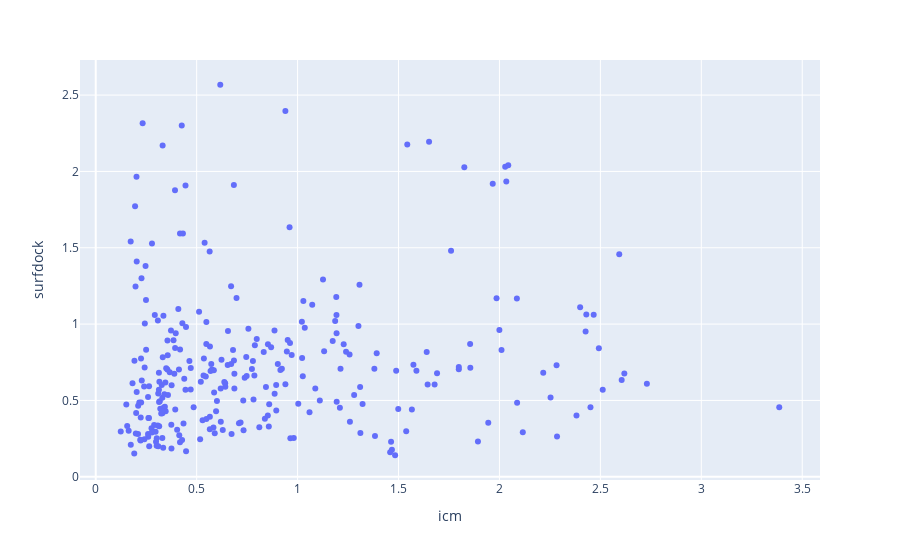

Here is the notebook cell this chart was saved with:
### Code cell
fig = px.scatter(
    pivot_df,
    x="icm",
    y="surfdock",
    hover_name=pivot_df.index
)
fig.show()

### Figure 1 — Plotly figure (JSON) as saved in the notebook; plotly's stock layout.template omitted (floating-point values rounded to 4 significant figures; data arrays with more than 128 entries replaced by an {"elided": "..."} marker saying what was removed)
{"data": [{"hovertemplate": "<b>%{hovertext}</b><br><br>icm=%{x}<br>surfdock=%{y}<extra></extra>", "hovertext": {"elided": "279 str values"}, "legendgroup": "", "marker": {"color": "#636efa", "symbol": "circle"}, "mode": "markers", "name": "", "orientation": "v", "showlegend": false, "type": "scatter", "x": {"elided": "279 float values"}, "xaxis": "x", "y": {"elided": "279 float values"}, "yaxis": "y"}], "layout": {"legend": {"tracegroupgap": 0}, "margin": {"t": 60}, "xaxis": {"anchor": "y", "domain": [0, 1], "title": {"text": "icm"}}, "yaxis": {"anchor": "x", "domain": [0, 1], "title": {"text": "surfdock"}}}}
